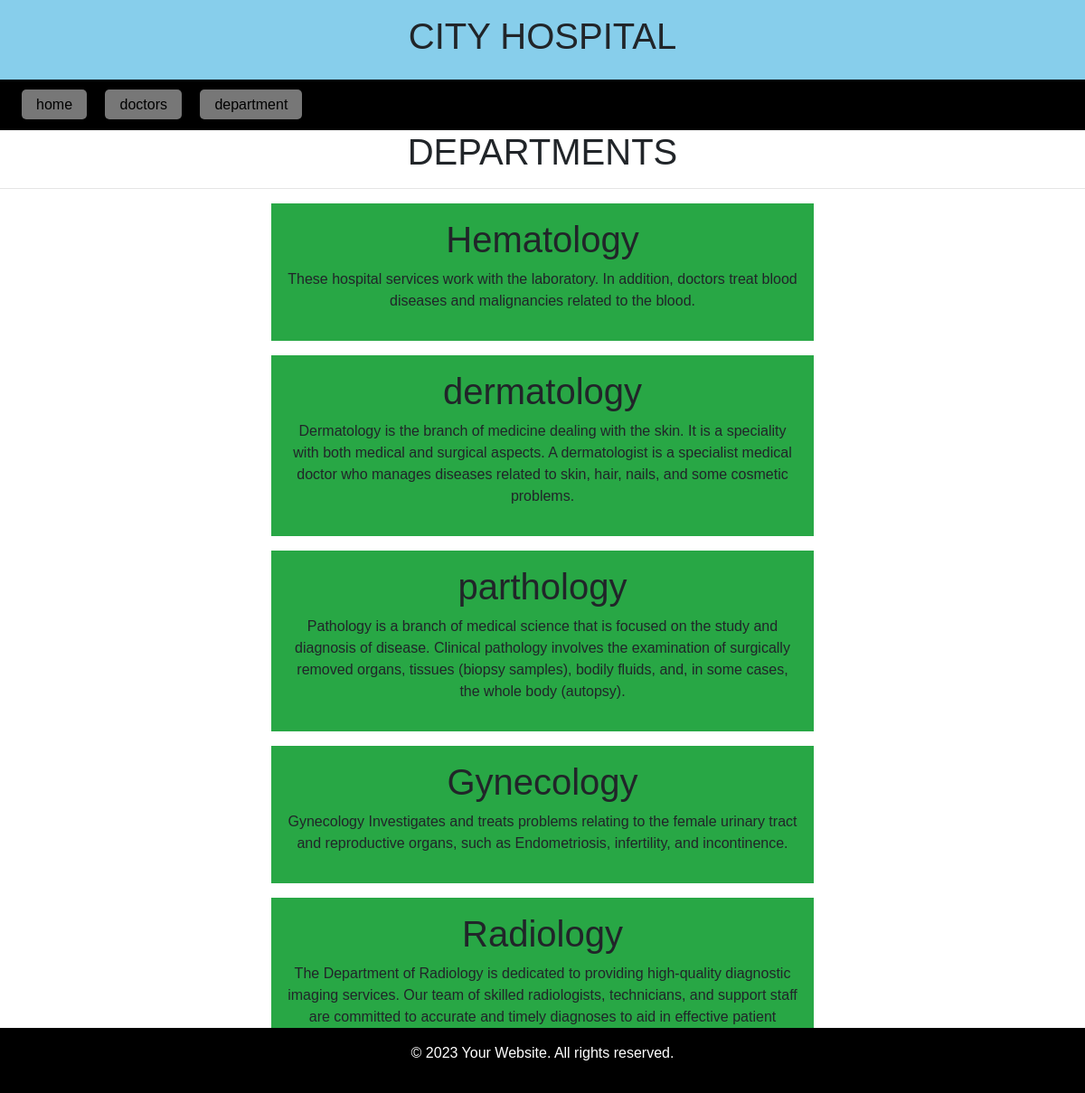
Page /department/ on the committed database.
### myhospitals/models.py (models this page shows, shortened)
class departments(models.Model):
    dep_name = models.CharField(max_length=100)
    dep_description = models.TextField()

### myhospitals/views.py (the view)
# urls.py: path('department/', views.department ,name='department'),
def department(request):
    if request.method=="POST":
      amount= 100,
      currency='INR'
      client = razorpay.Client(auth=("rzp_test_bExXeTSGdRlunx", "IQm8XkvZmAl3F61mT7mJLbrK"))
      payment=client.order.create({'amount':amount,'currency':'INR','payment_capture':'1'})
    dict_dept={'dept':departments.objects.all()}
    return render(request,"department.html",dict_dept)

### myhospitals/templates/department.html (shortened to what this page needs)
{% extends "base.html" %}
{% block content %}
<h1 class ="text-center  "> DEPARTMENTS</h1>
<hr>
{% for d in dept %}
<div class="mx-auto w-50  bg-success  text-center text-green p-3 my-3">
    <h1>{{d.dep_name}}</h1>
    <p>{{d.dep_description}}</p>
</div>
{% endfor %}
{% endblock %}

### myhospitals/templates/base.html (style rules this page uses)
body { font-family: Arial, sans-serif; margin: 0; padding: 0; box-sizing: border-box; }
h1 { font-family:Arial; }

### rows in the picture
departments: dep_name "Hematology", dep_description "These hospital services work with the laboratory. In addition, doctors treat blood diseases and malignancies related to the blood."
departments: dep_name "dermatology", dep_description "Dermatology is the branch of medicine dealing with the skin. It is a speciality with both medical and surgical aspects. A dermatologist is a specialist medical doctor who manages diseases related to skin, hair, nails, and some cosmetic problems."
departments: dep_name "parthology", dep_description "Pathology is a branch of medical science that is focused on the study and diagnosis of disease. Clinical pathology involves the examination of surgically removed organs, tissues (biopsy samples), bodily fluids, and, in some cases, the whole body (autopsy)."
departments: dep_name "Gynecology", dep_description "Gynecology Investigates and treats problems relating to the female urinary tract and reproductive organs, such as Endometriosis, infertility, and incontinence."
departments: dep_name "Radiology", dep_description "The Department of Radiology is dedicated to providing high-quality diagnostic imaging services. Our team of skilled radiologists, technicians, and support staff are committed to accurate and timely diagnoses to aid in effective patient…"
